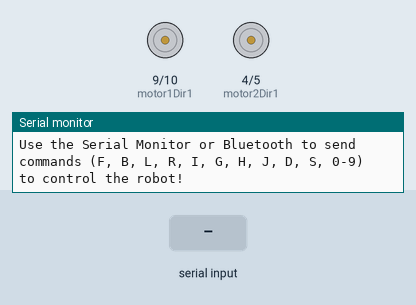
This sketch was run on a simulated Arduino Uno, built with avr-gcc and run on an emulated ATmega328P. Shown: motor-driver pin pairs drawn as motors (green arrow = first pin HIGH = forward, orange = second pin HIGH = backward, longer = more drive, scaled by the enable pin), the last lines printed to the serial monitor. The test bench sets the inputs (shaded band).

Above: at 1.2 s.
1.3 s: "G" received over Serial
At 1.6 s:
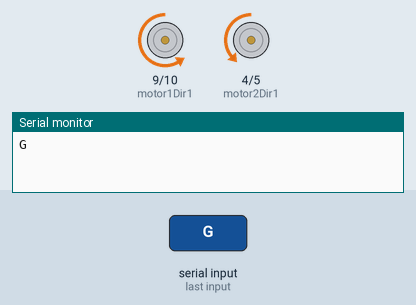
2.8 s: "J" received over the second serial link
At 3.9 s:
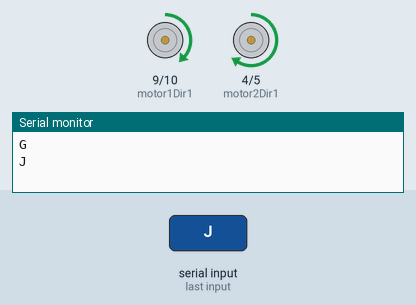
4.3 s: "H" received over Serial
At 5.1 s:
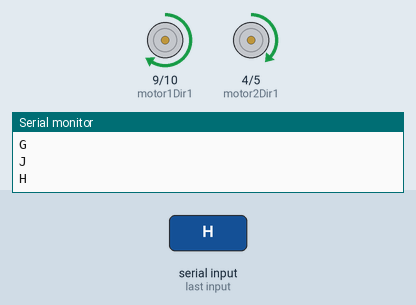
5.8 s: "F90\n" received over the second serial link
At 6.2 s:
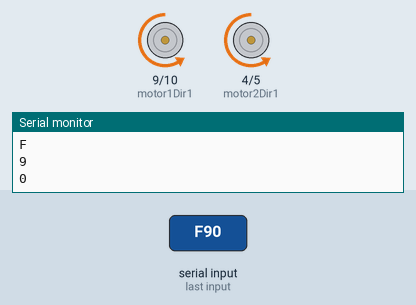
7.3 s: "F,45\n" received over Serial
At 8.5 s:
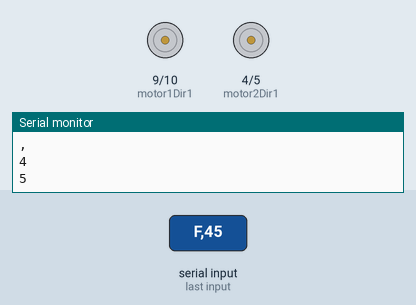
8.8 s: "B90\n" received over the second serial link
At 9.7 s:
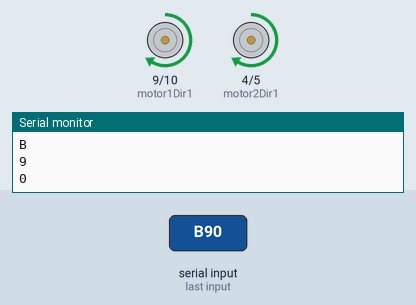
Timing chart, 0 to 11.3 s (numbered marks = the images above; inputs shaded):
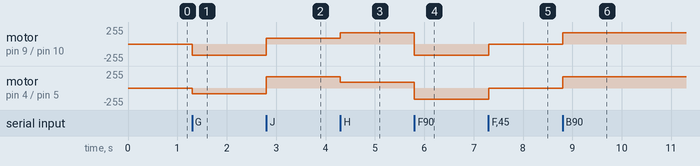

The sketch:

pac_man.ino
```cpp
/* ********************* Includes ********************* */
#include <SoftwareSerial.h>

SoftwareSerial bluetooth(13, 12); // RX, TX of the board not the bluetooth

/* ********************* Motor Pins and Constants Section ********************* */

// Motor pins declarations for Motor 1
#define motor1PWM 11
#define motor1Dir1 9
#define motor1Dir2 10

// Motor pins declarations for Motor 2
#define motor2PWM 3
#define motor2Dir1 4
#define motor2Dir2 5
byte motorSpeed = 170; // Initial motor speed
/* ********************* Setup Section ********************* */

void setup() {
  // Setup motor pins
  pinMode(motor1PWM, OUTPUT);
  pinMode(motor1Dir1, OUTPUT);
  pinMode(motor1Dir2, OUTPUT);
  pinMode(motor2PWM, OUTPUT);
  pinMode(motor2Dir1, OUTPUT);
  pinMode(motor2Dir2, OUTPUT);

  // Setup serial communication
  Serial.begin(9600);
  bluetooth.begin(9600);

  // Initialization messages
  Serial.println("Initializing...");
  Serial.println("Use the Serial Monitor or Bluetooth to send commands (F, B, L, R, I, G, H, J, D, S, 0-9) to control the robot!");

}

/* ********************* Motor Control Functions Section ********************* */
void moveForward() {
  digitalWrite(motor1Dir1, LOW);
  digitalWrite(motor1Dir2, HIGH);
  analogWrite(motor1PWM, motorSpeed);

  digitalWrite(motor2Dir1, LOW);
  digitalWrite(motor2Dir2, HIGH);
  analogWrite(motor2PWM, motorSpeed);
}

void moveBackward() {
  digitalWrite(motor1Dir1, HIGH);
  digitalWrite(motor1Dir2, LOW);
  analogWrite(motor1PWM, motorSpeed);

  digitalWrite(motor2Dir1, HIGH);
  digitalWrite(motor2Dir2, LOW);
  analogWrite(motor2PWM, motorSpeed);
}

void turnLeft() {
  digitalWrite(motor1Dir1, LOW);
  digitalWrite(motor1Dir2, HIGH);
  analogWrite(motor1PWM, motorSpeed);

  digitalWrite(motor2Dir1, HIGH);
  digitalWrite(motor2Dir2, LOW);
  analogWrite(motor2PWM, motorSpeed);
}

void turnRight() {
  digitalWrite(motor1Dir1, HIGH);
  digitalWrite(motor1Dir2, LOW);
  analogWrite(motor1PWM, motorSpeed);

  digitalWrite(motor2Dir1, LOW);
  digitalWrite(motor2Dir2, HIGH);
  analogWrite(motor2PWM, motorSpeed);
}

void moveForwardRight() {
  digitalWrite(motor1Dir1, LOW);
  digitalWrite(motor1Dir2, HIGH);
  analogWrite(motor1PWM, motorSpeed /2);

  digitalWrite(motor2Dir1, LOW);
  digitalWrite(motor2Dir2, HIGH);
  analogWrite(motor2PWM, motorSpeed);
}

void moveForwardLeft() {
  digitalWrite(motor1Dir1, LOW);
  digitalWrite(motor1Dir2, HIGH);
  analogWrite(motor1PWM, motorSpeed);

  digitalWrite(motor2Dir1, LOW);
  digitalWrite(motor2Dir2, HIGH);
  analogWrite(motor2PWM, motorSpeed /2);
}

void moveBackwardRight() {
  digitalWrite(motor1Dir1, HIGH);
  digitalWrite(motor1Dir2, LOW);
  analogWrite(motor1PWM, motorSpeed /2);

  digitalWrite(motor2Dir1, HIGH);
  digitalWrite(motor2Dir2, LOW);
  analogWrite(motor2PWM, motorSpeed);
}
void moveBackwardLeft() {
  digitalWrite(motor1Dir1, HIGH);
  digitalWrite(motor1Dir2, LOW);
  analogWrite(motor1PWM, motorSpeed);

  digitalWrite(motor2Dir1, HIGH);
  digitalWrite(motor2Dir2, LOW);
  analogWrite(motor2PWM, motorSpeed /2);
}

void stopMotors() {
  digitalWrite(motor1Dir1, LOW);
  digitalWrite(motor1Dir2, LOW);
  analogWrite(motor1PWM, 0);

  digitalWrite(motor2Dir1, LOW);
  digitalWrite(motor2Dir2, LOW);
  analogWrite(motor2PWM, 0);
}

// Function to set motor speed based on a percentage
void setSpeed(char percentSpeed) {
  // Ensure the speed is within valid range
  if (percentSpeed < 0) {
    percentSpeed = 0;
  } else if (percentSpeed > 100) {
    percentSpeed = 100;
  }

  // Map the percentage speed to PWM range
  motorSpeed = map(percentSpeed, 0, 100, 0, 255);
}

// Function to process an incoming command
void processCommand(char command) {
  Serial.println(command);

    // Execute the corresponding action based on the command
    switch (command) {
      case '0'...'9':
        setSpeed((command - '0') * 10);
        break;
      case 'F':
        moveForward();
        break;
      case 'B':
        moveBackward();
        break;
      case 'L':
        turnLeft();
        break;
      case 'R':
        turnRight();
        break;
      case 'I':
        moveForwardRight();
        break;
      case 'G':
        moveForwardLeft();
        break;
      case 'J':
        moveBackwardRight();
        break;
      case 'H':
        moveBackwardLeft();
        break;
      case 'S':
        stopMotors();
        break;
      default:
        break;
    }}
// All-Time Running loop
void loop() {
  // Check for incoming commands from Serial
  if (Serial.available()) {
    char command = Serial.read();
    processCommand(command);
  }

  // Check for incoming commands from Bluetooth
  if (bluetooth.available()) {
    char command = bluetooth.read();
    processCommand(command);
  }
}
```

Measured:
- after the input at 1.3 s, motor on pin 9 (motor1Dir1) / pin 10 (motor1Dir2): stopped → backward 170/255 at once; motor on pin 4 (motor2Dir1) / pin 5 (motor2Dir2): stopped → backward 85/255 at once
- after the input at 2.8 s, motor on pin 9 (motor1Dir1) / pin 10 (motor1Dir2): backward 170/255 → forward 85/255 at once; motor on pin 4 (motor2Dir1) / pin 5 (motor2Dir2): backward 85/255 → forward 170/255 at once
- after the input at 4.3 s, motor on pin 9 (motor1Dir1) / pin 10 (motor1Dir2): forward 85/255 → forward 170/255 at once; motor on pin 4 (motor2Dir1) / pin 5 (motor2Dir2): forward 170/255 → forward 85/255 at once
- after the input at 5.8 s, motor on pin 9 (motor1Dir1) / pin 10 (motor1Dir2): forward 170/255 → backward 170/255 at once; motor on pin 4 (motor2Dir1) / pin 5 (motor2Dir2): forward 85/255 → backward 170/255 at once
- after the input at 7.3 s, motor on pin 9 (motor1Dir1) / pin 10 (motor1Dir2), motor on pin 4 (motor2Dir1) / pin 5 (motor2Dir2): backward 170/255 → stopped at once
- after the input at 8.8 s, motor on pin 9 (motor1Dir1) / pin 10 (motor1Dir2), motor on pin 4 (motor2Dir1) / pin 5 (motor2Dir2): stopped → forward 170/255 at once
